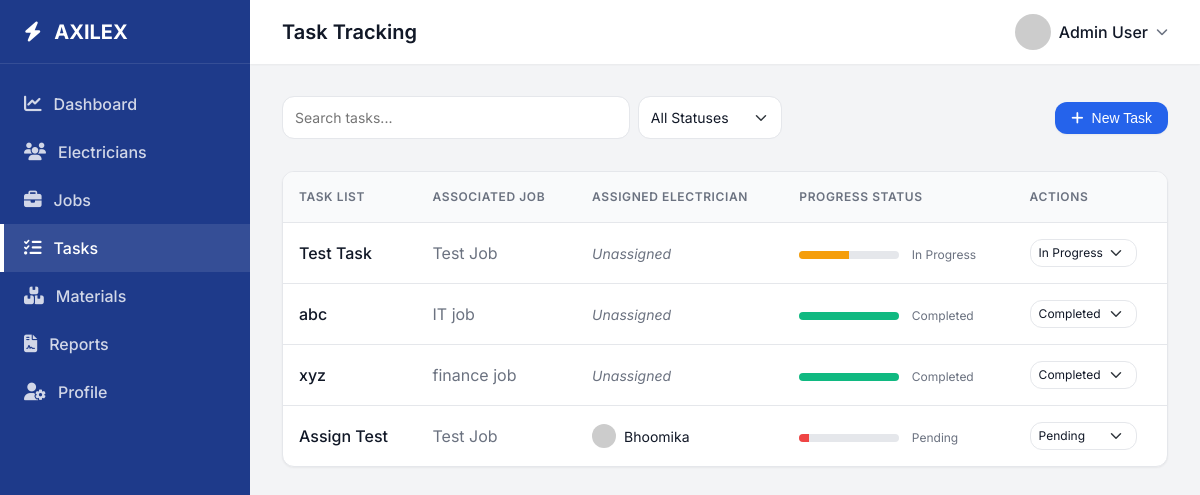
Screenshot of /tasks (signed in) with the database file from the repository.
### tables this page shows
CREATE TABLE Tasks (
            id INTEGER PRIMARY KEY AUTOINCREMENT,
            job_id INTEGER,
            description TEXT NOT NULL,
            status TEXT DEFAULT 'Incomplete', assigned_electrician_id INTEGER,
            FOREIGN KEY (job_id) REFERENCES Jobs (id)
        );

CREATE TABLE Jobs (
            id INTEGER PRIMARY KEY AUTOINCREMENT,
            title TEXT NOT NULL,
            description TEXT,
            assigned_electrician_id INTEGER,
            status TEXT DEFAULT 'Pending', location TEXT, deadline TEXT,
            FOREIGN KEY (assigned_electrician_id) REFERENCES Electricians (id)
        );

CREATE TABLE Electricians (
            id INTEGER PRIMARY KEY AUTOINCREMENT,
            name TEXT NOT NULL,
            phone TEXT,
            email TEXT,
            status TEXT DEFAULT 'Available'
        );

### app.py (the view, shortened to what this page needs)
@app.route('/tasks', methods=['GET', 'POST'])
def tasks():
    if 'user_id' not in session:
        return redirect(url_for('login'))
    conn = get_db_connection()
    status_filter = request.args.get('status')
    query = '''
        SELECT Tasks.*, Jobs.title as job_title, Electricians.name as electrician_name
        FROM Tasks
        JOIN Jobs ON Tasks.job_id = Jobs.id
        LEFT JOIN Electricians ON Tasks.assigned_electrician_id = Electricians.id
    '''
    params = []
    if status_filter:
        query += ' WHERE Tasks.status = ?'
        params.append(status_filter)
    tasks = conn.execute(query, params).fetchall()
    jobs = conn.execute('SELECT id, title FROM Jobs').fetchall()
    electricians = conn.execute('SELECT id, name FROM Electricians').fetchall()
    conn.close()
    return render_template('tasks.html', tasks=tasks, jobs=jobs, electricians=electricians)

### app.py (called while the page is built)
def get_db_connection():
    conn = sqlite3.connect(DB_PATH)
    conn.row_factory = sqlite3.Row
    return conn

### templates/tasks.html (shortened to what this page needs)
<!DOCTYPE html>
<html lang="en">
<head>
    <link rel="stylesheet" href="/static/css/styles.css">
    <link rel="stylesheet" href="https://cdnjs.cloudflare.com/ajax/libs/font-awesome/6.4.0/css/all.min.css">
</head>
<body>
    <div class="dashboard-layout">
        <aside class="sidebar">
            <div class="sidebar-header" style="justify-content: space-between;">
                <div><i class="fa-solid fa-bolt" style="margin-right: 0.5rem;"></i> AXILEX</div>
            </div>
            <nav class="sidebar-nav">
                <a href="/dashboard" class="sidebar-link">
                    <i class="fa-solid fa-chart-line"></i> Dashboard
                </a>
                <a href="/electricians" class="sidebar-link">
                    <i class="fa-solid fa-users"></i> Electricians
                </a>
                <a href="/jobs" class="sidebar-link">
                    <i class="fa-solid fa-briefcase"></i> Jobs
                </a>
                <a href="/tasks" class="sidebar-link active">
                    <i class="fa-solid fa-list-check"></i> Tasks
                </a>
                <a href="/materials" class="sidebar-link">
                    <i class="fa-solid fa-boxes-stacked"></i> Materials
                </a>
                <a href="/reporter" class="sidebar-link">
                    <i class="fa-solid fa-file-contract"></i> Reports
                </a>
                <a href="/profile" class="sidebar-link">
                    <i class="fa-solid fa-user-gear"></i> Profile
                </a>
            </nav>
        </aside>
        <main class="main-content">
            <header class="topbar">
                <div class="flex items-center gap-2">
                    <h2 style="margin: 0; font-size: 1.25rem;">Task Tracking</h2>
                </div>
                <div class="topbar-right">
                    <div class="user-profile">
                        <img src="https://ui-avatars.com/api/?name=Admin+User&background=DBEAFE&color=1E3A8A" alt="Profile" style="width: 36px; height: 36px; border-radius: 50%;">
                        <span>Admin User</span>
                        <i class="fa-solid fa-chevron-down" style="font-size: 0.75rem; color: var(--text-light);"></i>
                    </div>
                </div>
            </header>
            <div class="content-area">
                <div class="flex justify-between items-center mb-4">
                    <div class="flex gap-1" style="width: 500px;">
                        <input type="text" class="form-control" placeholder="Search tasks..." id="taskSearch">
                        <select class="form-control form-select" style="width: 200px;" id="statusFilter" onchange="window.location.href='/tasks?status='+this.value">
                            <option value="">All Statuses</option>
                        </select>
                    </div>
                    <button id="addTaskBtn" class="btn btn-primary"><i class="fa-solid fa-plus" style="margin-right: 0.5rem;"></i> New Task</button>
                </div>
                <div class="table-container">
                    <table class="table">
                        <thead>
                            <tr>
                                <th>Task List</th>
                                <th>Associated Job</th>
                                <th>Assigned Electrician</th>
                                <th>Progress Status</th>
                                <th>Actions</th>
                            </tr>
                        </thead>
                        <tbody>
                            {% for task in tasks %}
                            <tr>
                                <td style="font-weight: 500;">{{ task.description }}</td>
                                <td style="color: var(--text-light);">{{ task.job_title }}</td>
                                <td>
                                    {% if task.electrician_name %}
                                    <div class="flex items-center gap-1">
                                        <img src="https://ui-avatars.com/api/?name={{ task.electrician_name|urlencode }}&background=random" style="width: 24px; height: 24px; border-radius: 50%;">
                                        <span style="font-size: 0.875rem;">{{ task.electrician_name }}</span>
                                    </div>
                                    {% else %}
                                    <span style="font-size: 0.875rem; color: var(--text-light); font-style: italic;">Unassigned</span>
                                    {% endif %}
                                </td>
                                <td>
                                    <div style="background-color: var(--mid-grey); height: 8px; border-radius: 4px; overflow: hidden; width: 100px; display: inline-block; vertical-align: middle; margin-right: 0.5rem;">
                                        <div style="background-color: var(--{{ 'success' if task.status == 'Completed' else 'warning' if task.status == 'In Progress' else 'danger' }}); height: 100%; width: {{ '100%' if task.status == 'Completed' else '50%' if task.status == 'In Progress' else '10%' }};"></div>
                                    </div>
                                    <span style="font-size: 0.75rem; color: var(--text-light);">{{ task.status }}</span>
                                </td>
                                <td>
                                    <select class="form-control form-select status-update-btn" data-id="{{ task.id }}" style="padding: 0.25rem 2rem 0.25rem 0.5rem; font-size: 0.75rem; width: auto;">
                                        <option value="Pending" {{ 'selected' if task.status == 'Pending' }}>Pending</option>
                                        <option value="In Progress" {{ 'selected' if task.status == 'In Progress' }}>In Progress</option>
                                        <option value="Completed" {{ 'selected' if task.status == 'Completed' }}>Completed</option>
                                    </select>
                                </td>
                            </tr>
                            {% else %}
                            <tr>
                                <td colspan="5" class="text-center">No tasks found.</td>
                            </tr>
                            {% endfor %}
                        </tbody>
                    </table>
                </div>
            </div>
        </main>
    </div>
</body>
</html>

### static/css/styles.css (style rules this page uses)
:root { --primary-blue: #1E3A8A; --secondary-blue: #2563EB; --light-blue: #DBEAFE; --white: #FFFFFF; --light-grey: #F3F4F6; --mid-grey: #E5E7EB; --dark-grey: #4B5563; --text-dark: #111827; --text-light: #6B7280; --success: #10B981; --warning: #F59E0B; --danger: #EF4444; --font-family: 'Inter', -apple-system, BlinkMacSystemFont, "Segoe UI", Roboto, Helvetica, Arial, sans-serif; --sidebar-width: 250px; --header-height: 64px; --shadow-sm: 0 1px 2px 0 rgba(0, 0, 0, 0.05); --shadow-md: 0 4px 6px -1px rgba(0, 0, 0, 0.1), 0 2px 4px -1px rgba(0, 0, 0, 0.06); --shadow-lg: 0 10px 15px -3px rgba(0, 0, 0, 0.1), 0 4px 6px -2px rgba(0, 0, 0, 0.05); --transition-fast: 0.2s ease-in-out; --border-radius: 12px; --glass-bg: rgba(255, 255, 255, 0.7); --glass-border: rgba(255, 255, 255, 0.3); --glass-shadow: 0 8px 32px 0 rgba(31, 38, 135, 0.07); }
* { margin: 0; padding: 0; box-sizing: border-box; }
body { font-family: var(--font-family); background-color: var(--light-grey); color: var(--text-dark); line-height: 1.5; -webkit-font-smoothing: antialiased; }
a { text-decoration: none; color: var(--secondary-blue); transition: color var(--transition-fast); }
h1, h2, h3, h4, h5, h6 { color: var(--text-dark); font-weight: 600; margin-bottom: 0.5rem; }
.flex { display: flex; }
.items-center { align-items: center; }
.justify-between { justify-content: space-between; }
.gap-1 { gap: 0.5rem; }
.gap-2 { gap: 1rem; }
.mb-4 { margin-bottom: 2rem; }
.btn { display: inline-flex; align-items: center; justify-content: center; padding: 0.5rem 1rem; font-weight: 500; border-radius: var(--border-radius); border: none; cursor: pointer; transition: all var(--transition-fast); font-size: 0.875rem; }
.btn-primary { background-color: var(--secondary-blue); color: var(--white); box-shadow: var(--shadow-sm); }
.form-control { width: 100%; padding: 0.625rem 0.75rem; font-size: 0.875rem; line-height: 1.5; color: var(--text-dark); background-color: var(--white); background-clip: padding-box; border: 1px solid var(--mid-grey); border-radius: var(--border-radius); transition: border-color var(--transition-fast), box-shadow var(--transition-fast); font-family: inherit; }
.form-select { appearance: none; background-repeat: no-repeat; background-position: right 0.75rem center; background-size: 16px 12px; }
.dashboard-layout { display: flex; min-height: 100vh; }
.sidebar { width: var(--sidebar-width); background-color: var(--primary-blue); color: var(--white); display: flex; flex-direction: column; position: fixed; height: 100vh; z-index: 10; transition: transform var(--transition-fast); }
.sidebar-header { height: var(--header-height); display: flex; align-items: center; padding: 0 1.5rem; border-bottom: 1px solid rgba(255, 255, 255, 0.1); font-size: 1.25rem; font-weight: bold; }
.sidebar-nav { flex: 1; padding: 1rem 0; overflow-y: auto; }
.sidebar-link { display: flex; align-items: center; padding: 0.75rem 1.5rem; color: rgba(255, 255, 255, 0.8); font-weight: 500; transition: all var(--transition-fast); }
.sidebar-link i { margin-right: 0.75rem; font-size: 1.1rem; }
.sidebar-link:hover, .sidebar-link.active { color: var(--white); background-color: rgba(255, 255, 255, 0.1); border-left: 4px solid var(--white); padding-left: calc(1.5rem - 4px); }
.main-content { flex: 1; margin-left: var(--sidebar-width); display: flex; flex-direction: column; min-height: 100vh; }
.topbar { height: var(--header-height); background-color: var(--white); box-shadow: var(--shadow-sm); display: flex; align-items: center; justify-content: space-between; padding: 0 2rem; position: sticky; top: 0; z-index: 5; }
.topbar-right { display: flex; align-items: center; gap: 1rem; }
.user-profile { display: flex; align-items: center; gap: 0.5rem; font-weight: 500; cursor: pointer; }
.content-area { padding: 2rem; flex: 1; }
.table-container { overflow-x: auto; background: var(--white); border-radius: var(--border-radius); box-shadow: var(--shadow-sm); border: 1px solid var(--mid-grey); }
.table { width: 100%; border-collapse: collapse; text-align: left; min-width: 700px; }
.table th, .table td { padding: 1rem; border-bottom: 1px solid var(--mid-grey); }
.table th { background-color: #F9FAFB; font-weight: 600; color: var(--text-light); font-size: 0.75rem; text-transform: uppercase; letter-spacing: 0.05em; }
.table tr:last-child td { border-bottom: none; }

### rows the page displays
Tasks: description "Test Task", job_title "Test Job", shows "Unassigned", status "In Progress", id "In Progress"
Tasks: description "abc", job_title "IT job", shows "Unassigned", status "Completed", id "Completed"
Tasks: description "xyz", job_title "finance job", shows "Unassigned", status "Completed", id "Completed"
Tasks: description "Assign Test", job_title "Test Job", electrician_name "Bhoomika", status "Pending", id "Pending"
